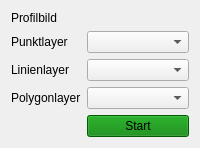
          <widget class="QWidget" name="profileDigitalization">
           <property name="styleSheet">
            <string notr="true">#profileDigitalization{
	background-color:  rgb(240,240,240)
}</string>
           </property>
           <attribute name="title">
            <string>Digitalisierung</string>
           </attribute>
           <layout class="QFormLayout" name="formLayout_6">
            <item row="1" column="0">
             <widget class="QLabel" name="label_46">
              <property name="text">
               <string>Profilbild</string>
              </property>
             </widget>
            </item>
            <item row="2" column="0">
             <widget class="QLabel" name="label_47">
              <property name="text">
               <string>Punktlayer</string>
              </property>
             </widget>
            </item>
            <item row="2" column="1">
             <widget class="QgsMapLayerComboBox" name="pointLayerDigitize"/>
            </item>
            <item row="3" column="0">
             <widget class="QLabel" name="label_48">
              <property name="text">
               <string>Linienlayer</string>
              </property>
             </widget>
            </item>
            <item row="3" column="1">
             <widget class="QgsMapLayerComboBox" name="lineLayerDigitize"/>
            </item>
            <item row="7" column="1">
             <widget class="QPushButton" name="startDigitizeBtn">
              <property name="styleSheet">
               <string notr="true">background-color : green</string>
              </property>
              <property name="text">
               <string>Start</string>
              </property>
             </widget>
            </item>
            <item row="5" column="0">
             <widget class="QLabel" name="label_49">
              <property name="text">
               <string>Polygonlayer</string>
              </property>
             </widget>
            </item>
            <item row="5" column="1">
             <widget class="QgsMapLayerComboBox" name="polygonLayerDigitize"/>
            </item>
            <item row="1" column="1">
             <widget class="QgsFileWidget" name="profileDigitize"/>
            </item>
           </layout>
          </widget>
